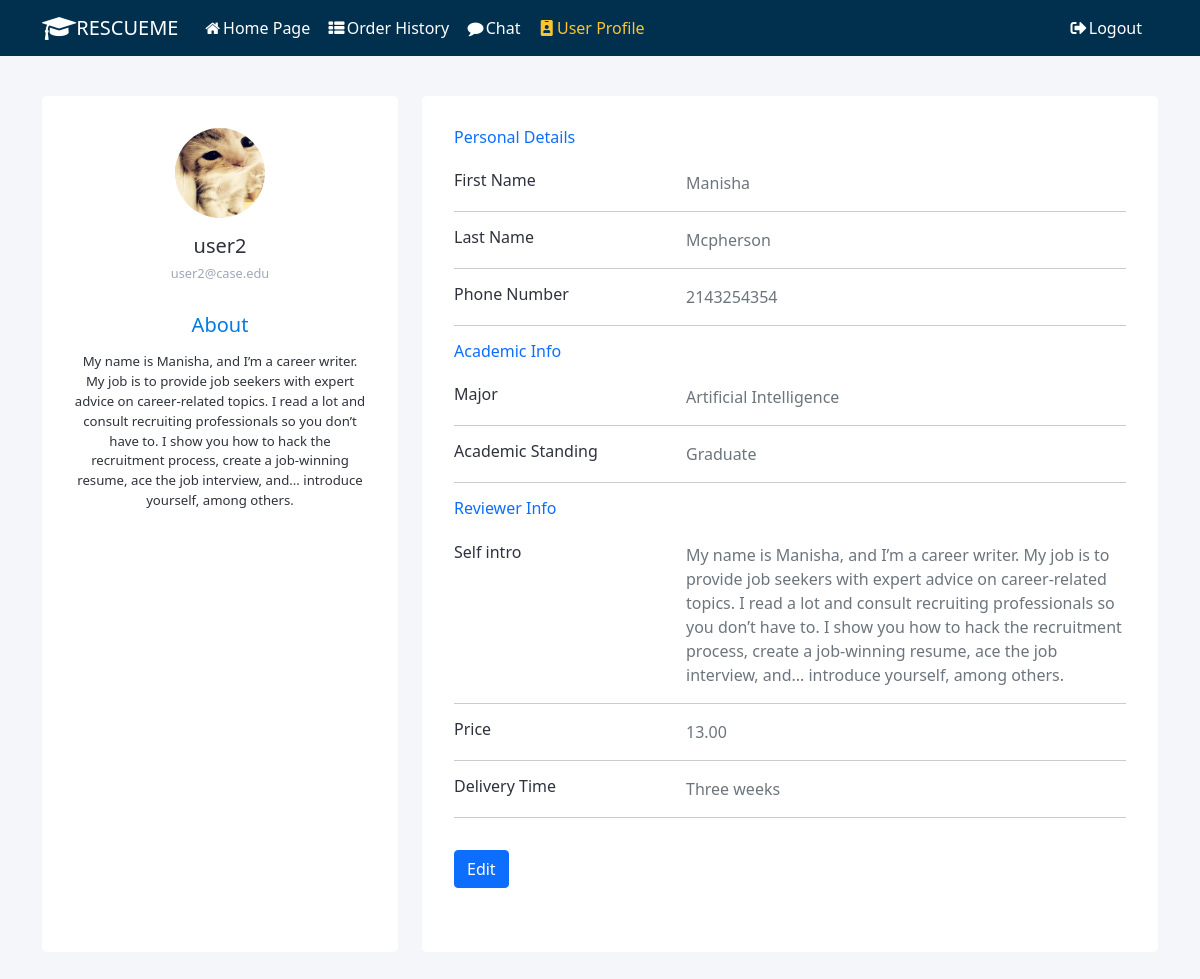
/user_profile/ (signed in), run on an earlier commit of the app's database.
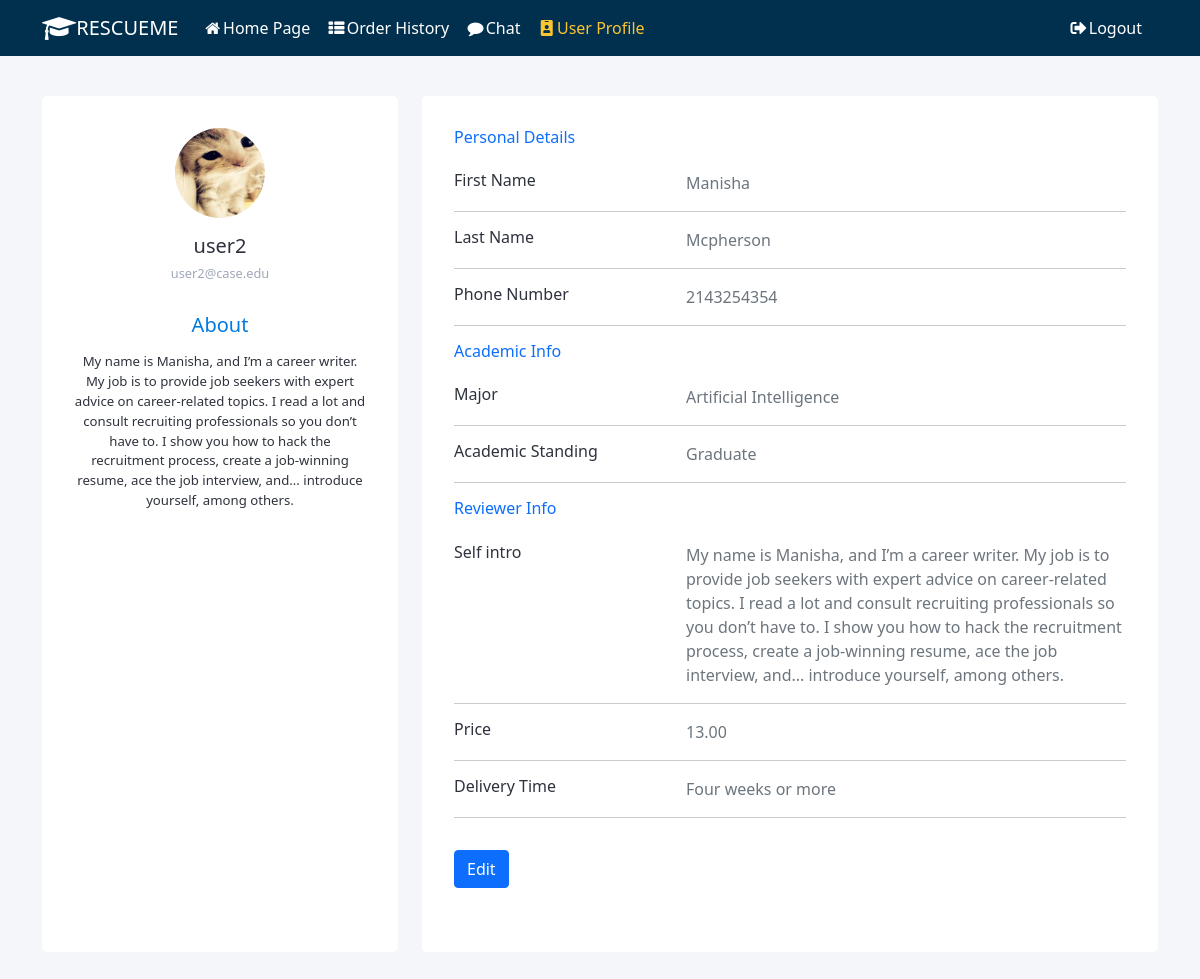
And on a later commit of the database.
### resume_review/models.py (models this page shows)
class Account(models.Model):
    FRESHMEN = 'Freshmen'
    SOPHOMORE = 'Sophomore'
    JUNIOR = 'Junior'
    SENIOR = 'Senior'
    GRADUATE = 'Graduate'
    ACADEMIC_STANDING = [
        (FRESHMEN, 'Freshmen'),
        (SOPHOMORE, 'Sophomore'),
        (JUNIOR, 'Junior'),
        (SENIOR, 'Senior'),
        (GRADUATE, 'Graduate'),
    ]
    MAJOR = source_api.get_major_list()
    user = models.ForeignKey(User, on_delete=models.CASCADE)
    first_name = models.CharField(max_length=255)
    last_name = models.CharField(max_length=255)
    major = models.CharField(max_length=255, choices=MAJOR)
    academic = models.CharField(
        max_length=255, choices=ACADEMIC_STANDING)
    phone = models.CharField(max_length=12)
    create_at = models.DateField(auto_now=True)
    avatar = models.ImageField(
        upload_to='profile_pic', null=True, default='user.png')

class Reviewer(models.Model):
    account = models.ForeignKey(Account, on_delete=models.CASCADE)
    price = models.DecimalField(max_digits=6, decimal_places=2, default=0)
    specialized_field = models.CharField(max_length=255)
    self_intro = models.TextField()
    DELIVERY_TIME_CHOICES = [
        ('delivery_1', 'One week'),
        ('delivery_2', 'Two weeks'),
        ('delivery_3', 'Three weeks'),
        ('delivery_4', 'Four weeks or more'),
    ]
    rate = models.IntegerField(default=0)
    delivery_time = models.CharField(
        max_length=255, choices=DELIVERY_TIME_CHOICES, default='delivery_1')

### resume_review/views.py (the view, shortened to what this page needs)
# urls.py: path('user_profile/', views.UserProfileView.as_view(), name='user_profile'),
class UserProfileView(FormView):
    template_name = 'user_profile.html'
    form_class = UserProfileForm
    success_url = '/user_profile'
    def get_context_data(self, **kwargs):
        context = super().get_context_data(**kwargs)
        user = self.request.user
        context['user_name'] = user.username if user.is_authenticated else None
        context['email'] = user.email if user.is_authenticated else None
        context['account'] = user_api.get_account_by_user(user)
        account = user_api.get_account_by_user(user)
        reviewer = user_api.get_reviewer_by_account(account)
        if not reviewer:
            context['self_intro'] = ''
            context['reviewer'] = 'false'
            context['price'] = ''
            context['delivery_time'] = ''
        else:
            context['self_intro'] = reviewer.self_intro
            context['reviewer'] = 'true'
            context['price'] = reviewer.price
            context['delivery_time'] = reviewer.delivery_time
        return context
    def get(self, request, *args, **kwargs):
        context = self.get_context_data(**kwargs)
        if not self.request.user.is_authenticated:
            return HttpResponseRedirect('/')
        return self.render_to_response(context)

### resume_review/templates/user_profile.html (shortened to what this page needs)
{% extends "base.html" %}
{% load static %}
{% block content %}
<link rel="stylesheet" href="{% static 'css/user_profile.css' %}" />
<div class="main-body">
    <form class="profile-form" id="profile-form" method="post" action="" enctype="multipart/form-data" novalidate>
        <div class="container">
            <div class="row gutters">
                <div class="col-xl-4 col-lg-4 col-md-12 col-sm-12 col-12">
                    <div class="card h-100">
                        <div class="card-body">
                            <div class="account-settings">
                                <div class="user-profile">
                                    <div class="user-avatar">
                                        <img class="profile-pic" src="{{account.avatar.url}}" >
                                    </div>
                                    <h5 class="user-name">{{ user_name }}</h5>
                                    <h6 class="user-email">{{ email }}</h6>
                                    {% if reviewer == 'true' %}
                                    <div class="about">
                                        <h5>About</h5>
                                        <p>{{ self_intro }}</p>
                                    </div>
                                    {% endif %}
                                </div>
                            </div>
                        </div>
                    </div>
                </div>
                <div class="col-xl-8 col-lg-8 col-md-12 col-sm-12 col-12">
                    <div class="card h-100">
                        <div class="card-body">
                            <div class="row mb-3">
                                <div class="col-sm-12">
                                    <h6 class="mb-2 text-primary">Personal Details</h6>
                                </div>
                            </div>
                            <div class="row mb-3">
                                {% with field=form.first_name %}
                                <div class="col-sm-4">
                                    <h6 class="mb-0">{{ field.label }}</h6>
                                </div>
                                <div class="col-sm-8">
                                    <div class="info text-secondary" id="info_first_name">
                                        {{ account.first_name }}
                                    </div>
                                </div>
                                {% endwith %}</div>
                            <div class="info">
                                <hr>
                            </div>
                            <div class="row mb-3">
                                {% with field=form.last_name %}
                                <div class="col-sm-4">
                                    <h6 class="mb-0">{{ field.label }}</h6>
                                </div>
                                <div class="col-sm-8">
                                    <div class="info text-secondary" id="info_last_name">
                                        {{ account.last_name }}
                                    </div>
                                </div>
                                {% endwith %}
                            </div>
                            <div class="info">
                                <hr>
                            </div>
                            <div class="row mb-3">
                                {% with field=form.phone_number %}
                                <div class="col-sm-4">
                                    <h6 class="mb-0">{{ field.label }}</h6>
                                </div>
                                <div class="col-sm-8">
                                    <div class="info text-secondary" id="info_phone_number">
                                        {{ account.phone }}
                                    </div>
                                </div>
                                {% endwith %}
                            </div>
                            <div class="info">
                                <hr>
                            </div>
                            <div class="row mb-3">
                                <div class="col-sm-12">
                                    <h6 class="mb-2 text-primary">Academic Info</h6>
                                </div>
                            </div>
                            <div class="row mb-3">
                                {% with field=form.major %}
                                <div class="col-sm-4">
                                    <h6 class="mb-0">{{ field.label }}</h6>
                                </div>
                                <div class="col-sm-8">
                                    <div class="info text-secondary" id="info_major">
                                        {{ account.major }}
                                    </div>
                                </div>
                                {% endwith %}
                            </div>
                            <div class="info">
                                <hr>
                            </div>
                            <div class="row mb-3">
                                {% with field=form.academic_standing %}
                                <div class="col-sm-4">
                                    <h6 class="mb-0">{{ field.label }}</h6>
                                </div>
                                <div class="col-sm-8">
                                    <div class="info text-secondary" id="info_academic_standing">
                                        {{ account.academic }}
                                    </div>
                                </div>
                                {% endwith %}
                            </div>
                            <div class="info">
                                <hr>
                            </div>
                            <div class="row mb-3">
                                <div class="col-sm-12">
                                    <h6 class="mb-2 text-primary">Reviewer Info</h6>
                                </div>
                            </div>
                            {% if reviewer == "false" %}
                            <div class="reviewer-profile card mt-3">
                                <div class="justify-content-center pt-5 pb-5" style="align-items:center">
                                    <h3 class="text-center"><i class="fa fa-lock text-primary fa-3x pb-3"></i></h3>
                                    <input type="text" name="unlock" value="{{reviewer}}" id="id_unlock" hidden>
                                    <button class="btn btn-outline-primary d-flex justify-content-center" style="margin: 0 auto;" id="unlock" type="button"  data-toggle="modal" data-target="#unlockModal">Unlock Reviewer</button>
                                </div>
                            </div>
                            {% else %}
                            <div class="row mb-3">
                                {% with field=form.self_intro %}
                                <div class="col-sm-4">
                                    <h6 class="mb-0">{{ field.label }}</h6>
                                </div>
                                <div class="col-sm-8">
                                    <div class="info text-secondary" id="info_self_intro">
                                        {{ self_intro }}
                                    </div>
                                </div>
                                {% endwith %}
                            </div>
                            <div class="info">
                                <hr>
                            </div>
                            <div class="row mb-3">
                                {% with field=form.price %}
                                <div class="col-sm-4">
                                    <h6 class="mb-0">{{ field.label }}</h6>
                                </div>
                                <div class="col-sm-8">
                                    <div class="info text-secondary" id="info_price">
                                        {{ price }}
                                    </div>
                                </div>
                                {% endwith %}
                            </div>
                            <div class="info">
                                <hr>
                            </div>
                            <div class="row mb-3">
                                {% with field=form.delivery_time %}
                                <div class="col-sm-4">
                                    <h6 class="mb-0">{{ field.label }}</h6>
                                </div>
                                <div class="col-sm-8">
                                    <div class="info text-secondary" id="info_delivery_time">
                                        {{ delivery_time }}
                                    </div>
                                </div>
                                {% endwith %}
                            </div>
                            <div class="info">
                                <hr>
                            </div>
                            {% endif %}
                            <div class="row mb-3">
                                <div class="col-sm-8">
                                    <div class="text-right mt-3">
                                        <div class="info">
                                            <button type="button" name="edit" id="edit" class="btn btn-primary">Edit</button>
                                        </div>
                                    </div>
                                </div>
                            </div>
                        </div>
                    </div>
                </div>
            </div>
        </div>
    </form>
</div>
{% endblock %}

### resume_review/templates/base.html (shortened to what this page needs)
{% load static %}
<!DOCTYPE html>
<html lang="en">
<head>
    <link rel="stylesheet" href="https://use.fontawesome.com/releases/v5.6.3/css/all.css">
    <link href="https://maxcdn.bootstrapcdn.com/font-awesome/4.3.0/css/font-awesome.min.css" rel="stylesheet">
    <link href="https://cdn.jsdelivr.net/npm/bootstrap@5.0.2/dist/css/bootstrap.min.css" rel="stylesheet">
    <link rel="stylesheet" href="{% static 'css/navbar.css' %}" />
</head>
<body>
<div id="sidebar">
    {% block sidebar %}
    <nav class="navbar navbar-expand-lg">
        <div class="container">
            <a class="navbar-brand text-white" href="{% url 'home' %}"><i class="fa fa-graduation-cap fa-lg mr-2"></i>RESCUEME</a>
            <div class="collapse navbar-collapse" id="nvbCollapse">
                <ul class="navbar-nav ml-auto">
                    <li class="nav-item pl-1" id="home">
                        <a class="nav-link" href="{% url 'home' %}"><i class="fa fa-home fa-fw mr-1"></i>Home Page</a>
                    </li>
                    <li class="nav-item pl-1" id="order">
                        <a class="nav-link" href="{% url 'order' %}"><i class="fa fa-th-list fa-fw mr-1"></i>Order History</a>
                    </li>
                    <li class="nav-item pl-1" id="chat">
                        <a class="nav-link" href="#"><i class="fa fa-comment fa-fw mr-1"></i>Chat</a>
                    </li>
                    <li class="nav-item pl-1" id="user_profile">
                        <a class="nav-link" href="{% url 'user_profile' %}"><i class="fas fa-id-badge fa-fw mr-1"></i>User Profile</a>
                    </li>
                </ul>
            </div>
            <a class="nav-link" id="logout-link" href="{% url 'login' %}"><i class="fas fa-sign-out-alt fa-fw mr-1"></i>Logout</a>
        </div>
    </nav>
    {% endblock %}
</div>
<div id="content">
    <div class="main-body">
    {% block content %}{% endblock %}
    </div>
</div>
</body>
</html>

What changed in the data, as far as the page shows it:
changed Reviewer: delivery_time "Three weeks" → "Four weeks or more"
